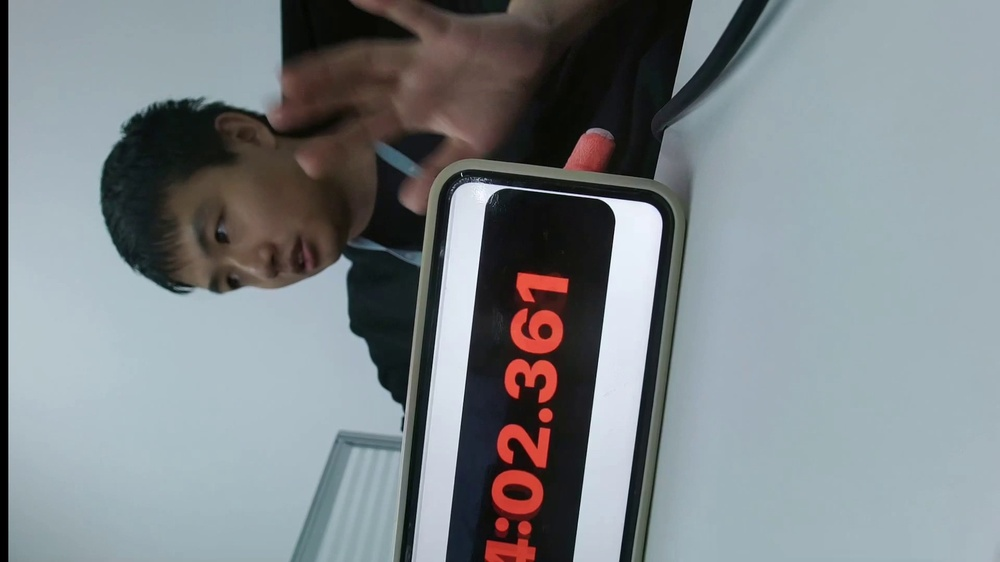
#> input picture ui/test/record/test/00000019.jpg, 1000 x 562 px, shrunk from 1920 x 1080 before the run
$ python timerTest.py
#> lines starting #> are read from the running program, lines starting #| are printed output that depends on the picture; after the words box and inside, x2 and y2 are one past the last pixel; in counts of white or black regions, pixels touching at a corner belong together
import matplotlib.pyplot as plt
import numpy as np
from PIL import Image

ann = np.array(Image.open("00000019.jpg"))
#> ann is the input picture: shape (562, 1000, 3); mean R, G, B 125.2, 131.8, 135.5

# 分别过滤 通道 R, G, B
#red_filtered = (ann[:, :, :] > (200, 70, 70))
# 在提取一定范围的颜色时，可以将 == 调整为 < 或 >
red_filtered = (ann[:, :, 0]>200)&(ann[:, :, 1]>60)&(ann[:, :, 2]>60)
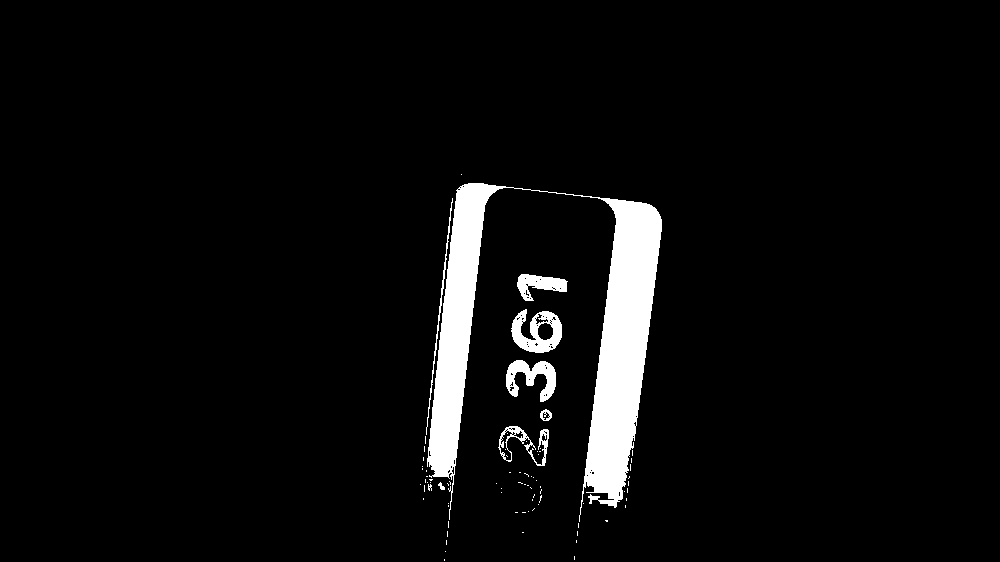
#> red_filtered: shape (562, 1000) bool; 4.8% white; 80 white regions (72 under 20 px), largest, box (x1, y1, x2, y2) and area: (427, 183, 662, 522) 22507, (511, 309, 562, 353) 1262, (506, 360, 556, 402) 1065
red = ann.copy()
# red[:, :, :] = red[:, :, :] * red_filtered
#red[:, :, 0] = red[:, :, 0] * red_filtered
#red[:, :, 1] = red[:, :, 1] * red_filtered
red[:, :, 2] = red[:, :, 2] * red_filtered
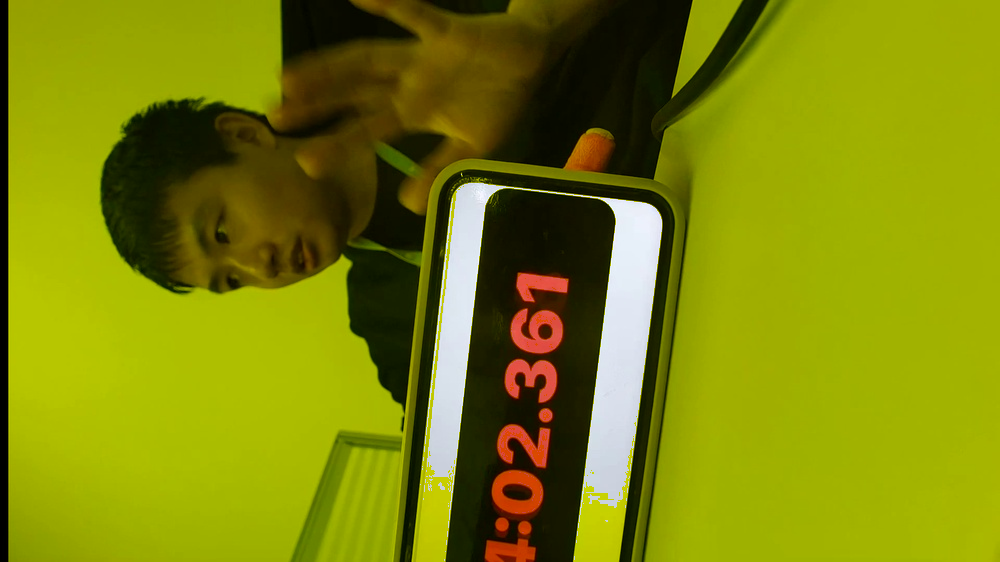
#> red: shape (562, 1000, 3); mean R, G, B 125.2, 131.8, 10.2
plt.imshow(red)
plt.show()

$ run again, with ui/test/record/test/00000249.jpg copied over ui/test/record/test/00000019.jpg
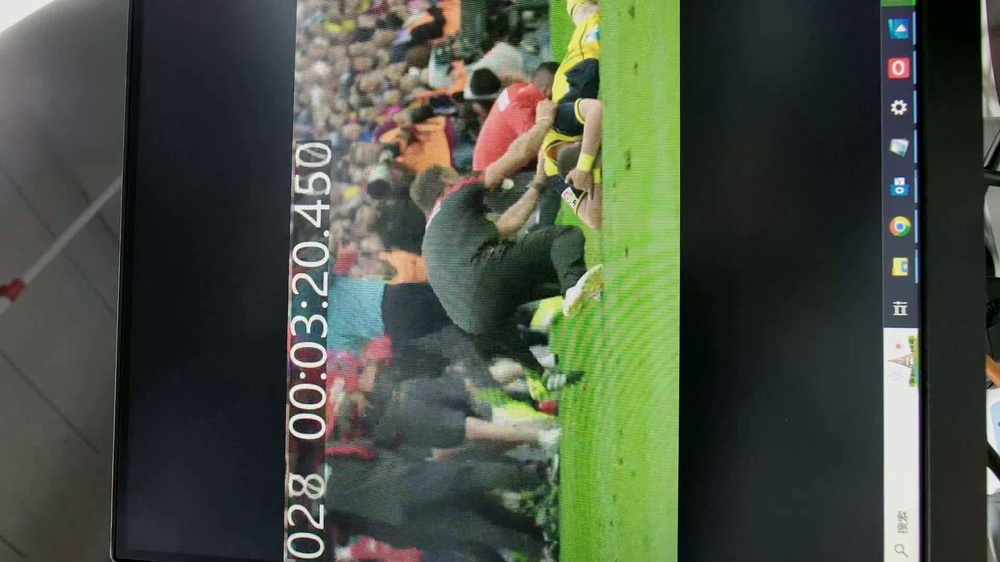
#> input picture ui/test/record/test/00000249.jpg, 1000 x 562 px, shrunk from 1920 x 1080 before the run
#> ann is the input picture: shape (562, 1000, 3); mean R, G, B 71.6, 79.5, 66.5
#> `red_filtered = (ann[:, :, 0]>200)&(ann[:, :, 1]>60)&(ann[:, :, 2]>60)`:
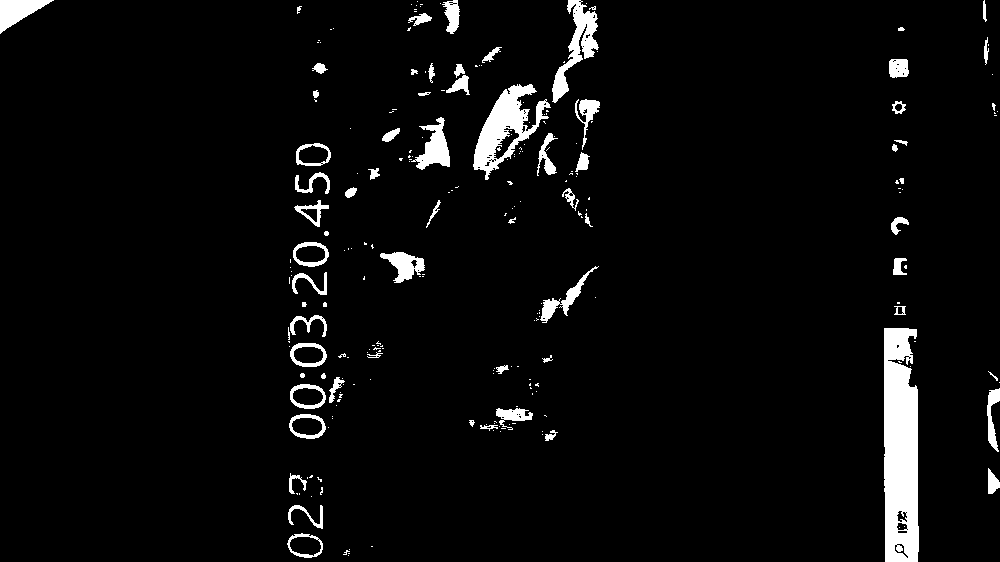
#> red_filtered: shape (562, 1000) bool; 4.3% white; 241 white regions (175 under 20 px), largest, box (x1, y1, x2, y2) and area: (884, 328, 919, 562) 7228, (473, 84, 551, 180) 2868, (552, 0, 599, 103) 1608
#> `red[:, :, 2] = red[:, :, 2] * red_filtered`:
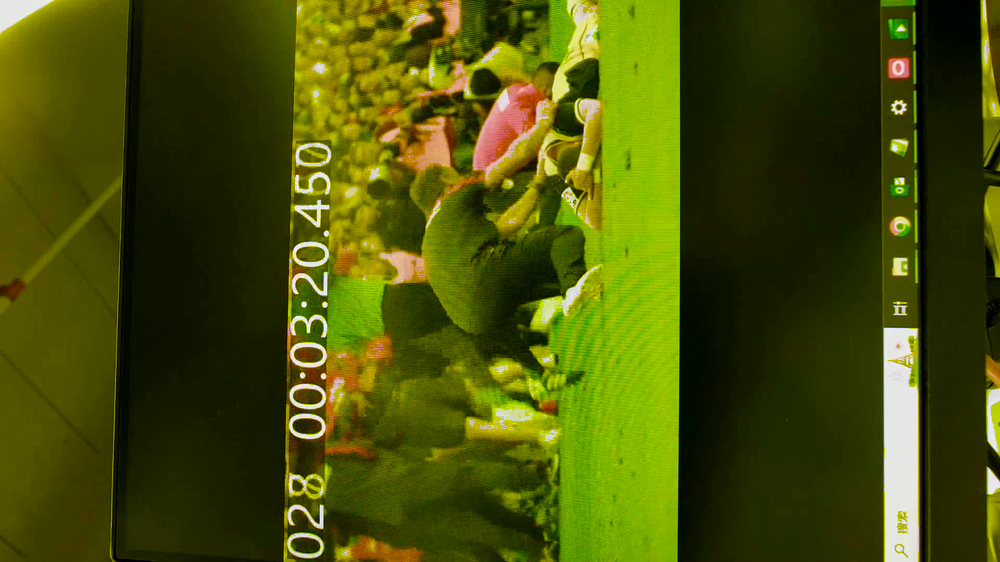
#> red: shape (562, 1000, 3); mean R, G, B 71.6, 79.5, 7.9
